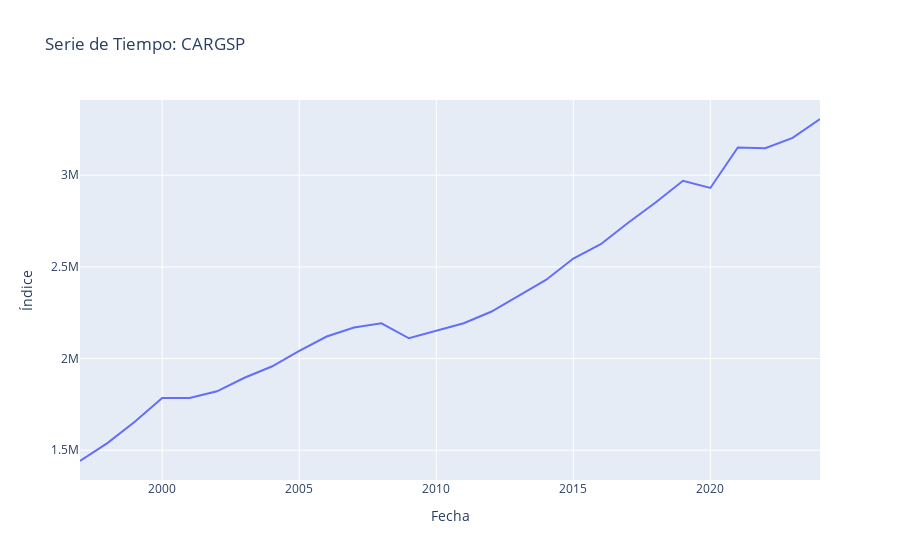

Write notebook code for a chart like this one.
### Code cell
# Al igual que en la practica realizada en el laboratori usaremos FRED para obtener los datos que usaremos
# en este caso usaremos el indicador CARGSP que corresponde a Real Gross Domestic Product: All Industry Total in California.

# @title Conexión a FRED (Federal Reserve Economic Data)



# IMPORTANTE:
# Puedes obtener API KEY en: https://fred.stlouisfed.org/docs/api/api_key.html
# La guardas como secret
# from google.colab import userdata

import os
from dotenv import load_dotenv

load_dotenv()  # Carga las variables de entorno desde el archivo .env   
API_KEY = os.getenv('API_KEY') # Aqui pon tu API

try:
    fred = Fred(api_key=API_KEY)

    # Usaremos 'CARGSP'.
    series_id = 'CARGSP'
    df = pd.DataFrame(fred.get_series(series_id), columns=['value'])
    df.index.name = 'date'

    # Filtramos datos desde el año 1960 para un análisis más reciente
    df = df[df.index >= '1960-01-01']

    # IMPORTANTE: Establecemos la frecuencia anual
    df.index = pd.DatetimeIndex(df.index).to_period('M').to_timestamp()
    df.index.freq = 'YS'

except Exception as e:
    print(f"Error: {e}")

fig = px.line(df, x=df.index, y='value', title=f'Serie de Tiempo: {series_id}')
fig.update_layout(
    xaxis_title='Fecha',
    yaxis_title='Índice',

)
fig.show()

### Figure 1 — Plotly figure (JSON) as saved in the notebook; plotly's stock layout.template omitted (floating-point values rounded to 4 significant figures)
{"data": [{"hovertemplate": "date=%{x}<br>value=%{y}<extra></extra>", "legendgroup": "", "line": {"color": "#636efa", "dash": "solid"}, "marker": {"symbol": "circle"}, "mode": "lines", "name": "", "orientation": "v", "showlegend": false, "type": "scatter", "x": ["1997-01-01T00:00:00.000000000", "1998-01-01T00:00:00.000000000", "1999-01-01T00:00:00.000000000", "2000-01-01T00:00:00.000000000", "2001-01-01T00:00:00.000000000", "2002-01-01T00:00:00.000000000", "2003-01-01T00:00:00.000000000", "2004-01-01T00:00:00.000000000", "2005-01-01T00:00:00.000000000", "2006-01-01T00:00:00.000000000", "2007-01-01T00:00:00.000000000", "2008-01-01T00:00:00.000000000", "2009-01-01T00:00:00.000000000", "2010-01-01T00:00:00.000000000", "2011-01-01T00:00:00.000000000", "2012-01-01T00:00:00.000000000", "2013-01-01T00:00:00.000000000", "2014-01-01T00:00:00.000000000", "2015-01-01T00:00:00.000000000", "2016-01-01T00:00:00.000000000", "2017-01-01T00:00:00.000000000", "2018-01-01T00:00:00.000000000", "2019-01-01T00:00:00.000000000", "2020-01-01T00:00:00.000000000", "2021-01-01T00:00:00.000000000", "2022-01-01T00:00:00.000000000", "2023-01-01T00:00:00.000000000", "2024-01-01T00:00:00.000000000"], "xaxis": "x", "y": [1441000.0, 1539000.0, 1655000.0, 1784000.0, 1785000.0, 1822000.0, 1895000.0, 1957000.0, 2042000.0, 2120000.0, 2169000.0, 2192000.0, 2111000.0, 2154000.0, 2193000.0, 2255000.0, 2340000.0, 2429000.0, 2546000.0, 2624000.0, 2741000.0, 2851000.0, 2970000.0, 2931000.0, 3151000.0, 3147000.0, 3204000.0, 3307000.0], "yaxis": "y"}], "layout": {"legend": {"tracegroupgap": 0}, "title": {"text": "Serie de Tiempo: CARGSP"}, "xaxis": {"anchor": "y", "domain": [0, 1], "title": {"text": "Fecha"}}, "yaxis": {"anchor": "x", "domain": [0, 1], "title": {"text": "Índice"}}}}
